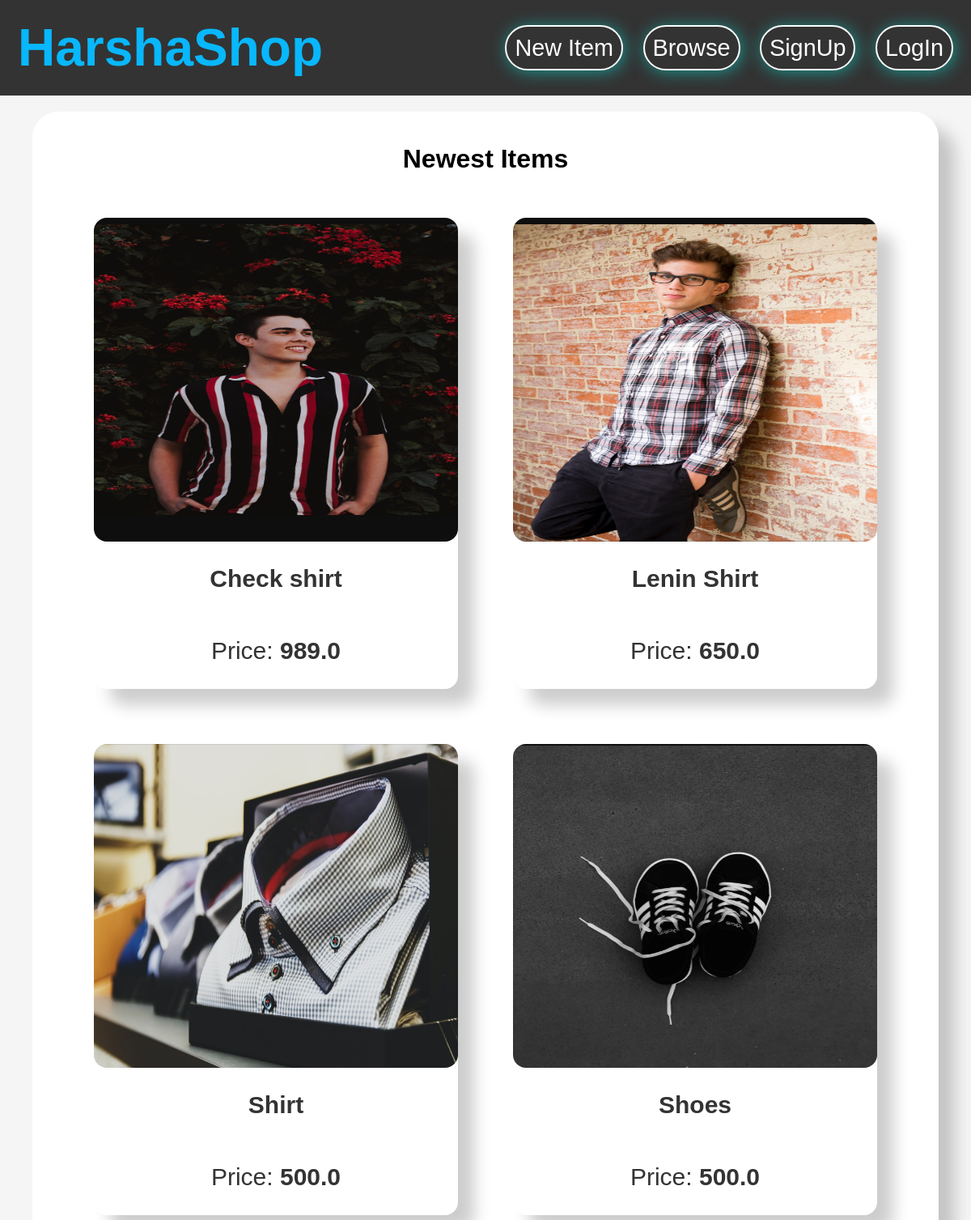
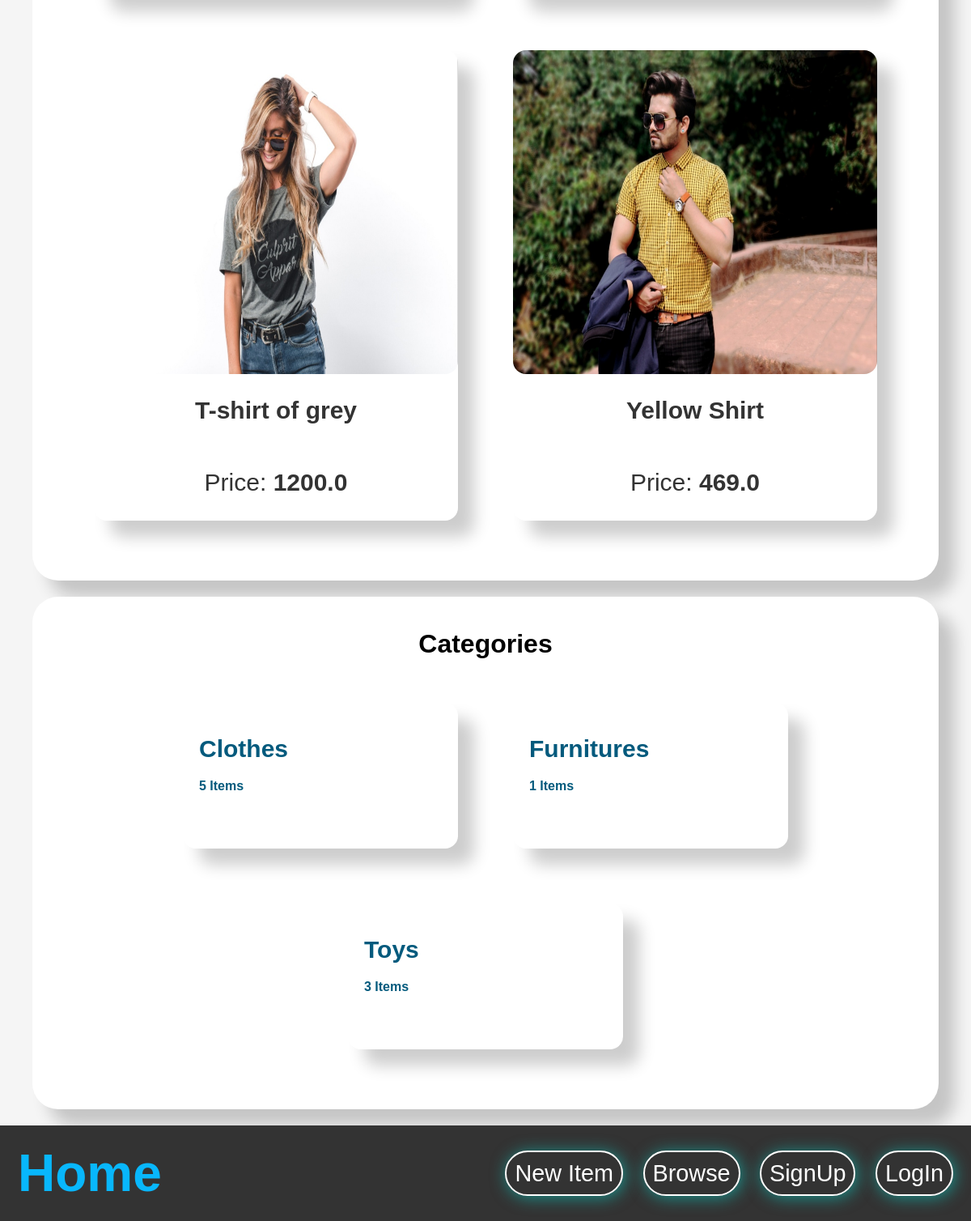
The page / on the database its author committed (2 pictures, top to bottom).
### item/models.py (models this page shows, shortened)
class Item(models.Model):
    category = models.ForeignKey(Category,related_name='items',on_delete=models.CASCADE)
    name = models.CharField(max_length=300)
    description = models.TextField(blank=True,null=True)
    price = models.FloatField()
    image = models.ImageField(upload_to="item_images",blank=True,null=True)
    created_at = models.DateTimeField(auto_now_add=True)
    created_by = models.ForeignKey(User,related_name='items',on_delete=models.CASCADE)
    is_sold = models.BooleanField(default=False)
    class Meta:
        ordering = ('name',)

class Category(models.Model):
    name = models.CharField(max_length=300)
    class Meta:
        ordering = ('name',)
        verbose_name_plural = 'Categories'

### storeapp/views.py (the view)
# urls.py: path('',views.index,name="index"),
def index(request):
    items = Item.objects.filter(is_sold=False)[0:6]
    categories = Category.objects.all()
    return render(request,'core/index.html',{
        'categories' : categories,
        'items' : items,
    })

### storeapp/templates/core/index.html (shortened to what this page needs)
{% extends 'core/base.html' %}
{% block content %}
<!DOCTYPE html>
<html lang="en">
<head>
</head>
<body>
<div class="index">
    <h1 class="h" align="center" >Newest Items</h1>
    <div class="itemsflex">
        {% for item in items %}
        <div class="hvr">
            <a href="{% url 'item:detail' item.id %}">
                <div class="">
                    <img src="{{ item.image.url }}" class="">
                    <div class="nameprice">
                        <h2 class="name">{{ item.name }}</h2>
                        <p class="name">Price:<b> {{item.price}}</b> </p>
                    </div>
                </div>
            </a>
        </div>
        {% endfor %}
    </div>
</div>
<div class="index">
    <h1 class="h" align="center">Categories</h1>
    <div class="itemsflex">
        {% for category in categories %}
        <div class="hvr">
            <a href="#">
                <div class="">
                    <div class="category">
                        <p class="name">{{ category.name }}</p>
                        <p class="">{{category.items.count}} Items</p>
                    </div>
                </div>
            </a>
        </div>
        {% endfor %}
    </div>
</div>
</body>
</html>
{% endblock %}

### storeapp/templates/core/base.html (style rules this page uses)
body { font-family: Verdana, Geneva, Tahoma, sans-serif; padding: 0px; margin: 0px; }
body a { text-decoration: none; }
body a { color: #333; }

### storeapp/templates/core/index.html (style rules this page uses)
body { background-color: #f5f5f5; font-family: Verdana, Geneva, Tahoma, sans-serif; }
.h { font-size: 32px; font-weight: bolder; margin: 20px; }
.index { width: 90%; background-color: #fff; margin: 20px auto; border-radius: 2rem; box-shadow: 20px 20px 20px rgba(1,1,1,0.2); padding: 20px; }
.itemsflex { display: flex; flex-wrap: wrap; align-items: center; justify-content: center; margin: 20px; }
.hvr { padding: 20px; display: flex; }
.nameprice { display: flex; align-items: center; justify-content: center; flex-direction: column; }
.name { font-size: 30px; }
.hvr a img { border-radius: 1rem; width: 450px; height: 400px; }
.hvr a { border: none; box-shadow: 20px 20px 20px rgba(1,1,1,0.2); margin: 14px; border-radius: 1rem; }
.category { width: 300px; height: 140px; padding: 20px; }
.category p { color: rgb(3, 90, 125); font-weight: bolder; margin: 20px auto; font-size: 700; }

### rows shown on the page
Item: image (picture), name "Check shirt", price "989.0"
Item: image (picture), name "Lenin Shirt", price "650.0"
Item: image (picture), name "Shirt", price "500.0"
Item: image (picture), name "Shoes", price "500.0"
Item: image (picture), name "T-shirt of grey", price "1200.0"
Item: image (picture), name "Yellow Shirt", price "469.0"
Category: name "Clothes", items.count "5"
Category: name "Furnitures", items.count "1"
Category: name "Toys", items.count "3"
